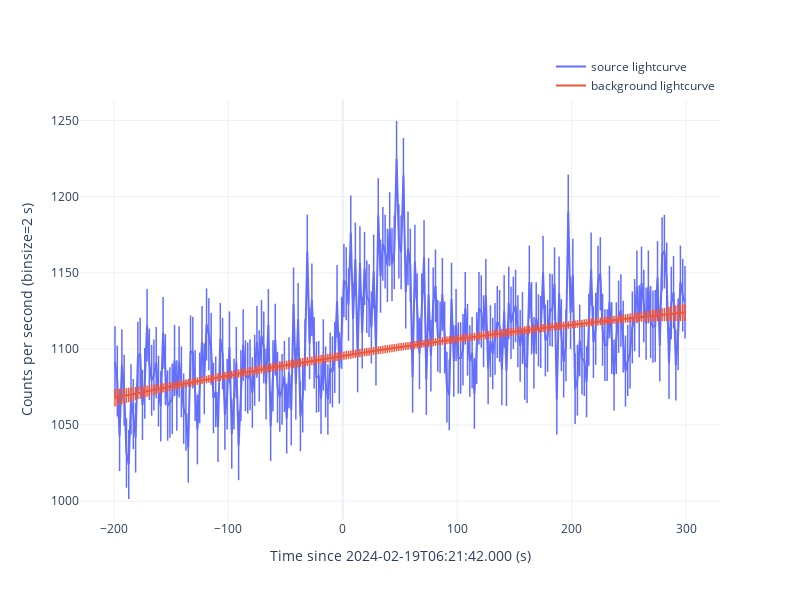
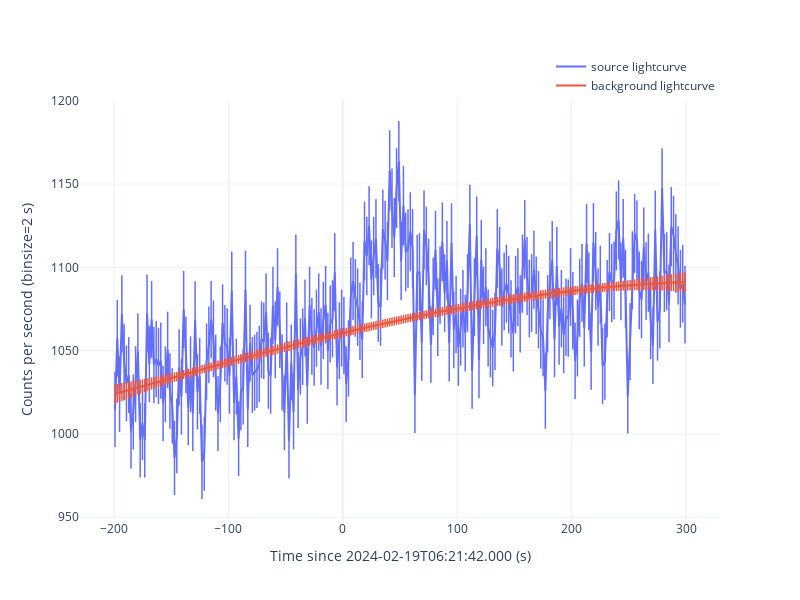

Source (notebook cell) for these figures, in order:
### Code cell
for det in ['n9', 'na']:
    gbm_tte = gbmTTE(gbm_rtv.rtv_res['tte'][det])
    gbm_tte.timezero = fermi_met
    gbm_tte.filter_time([-200, 300])
    gbm_tte.filter_energy([10, 1000])

    print(msg_format(f'extract light curve for {det}'))
    
    gbm_tte.lc_binsize = 2
    gbm_tte.extract_curve(savepath=f'./{det}/curve', show=True)

### Figure 1 — Plotly figure (JSON) as saved in the notebook; plotly's stock layout.template omitted (floating-point values rounded to 4 significant figures; data arrays with more than 128 entries replaced by an {"elided": "..."} marker saying what was removed)
{"data": [{"error_y": {"array": {"elided": "250 float values"}, "thickness": 1.5, "type": "data", "width": 0}, "marker": {"size": 0, "symbol": "cross-thin"}, "mode": "lines+markers", "name": "source lightcurve", "showlegend": true, "type": "scatter", "x": {"elided": "250 int values"}, "y": {"elided": "250 float values"}}, {"error_y": {"array": {"elided": "250 float values"}, "thickness": 1.5, "type": "data", "width": 0}, "marker": {"size": 0, "symbol": "cross-thin"}, "mode": "lines+markers", "name": "background lightcurve", "showlegend": true, "type": "scatter", "x": {"elided": "250 int values"}, "y": {"elided": "250 float values"}}], "layout": {"height": 600, "legend": {"x": 1, "xanchor": "right", "y": 1, "yanchor": "bottom"}, "width": 800, "xaxis": {"title": {"text": "Time since 2024-02-19T06:21:42.000 (s)"}}, "yaxis": {"title": {"text": "Counts per second (binsize=2 s)"}}}}

### Figure 2 — Plotly figure (JSON) as saved in the notebook; plotly's stock layout.template omitted (floating-point values rounded to 4 significant figures; data arrays with more than 128 entries replaced by an {"elided": "..."} marker saying what was removed)
{"data": [{"error_y": {"array": {"elided": "250 float values"}, "thickness": 1.5, "type": "data", "width": 0}, "marker": {"size": 0, "symbol": "cross-thin"}, "mode": "lines+markers", "name": "source lightcurve", "showlegend": true, "type": "scatter", "x": {"elided": "250 int values"}, "y": {"elided": "250 float values"}}, {"error_y": {"array": {"elided": "250 float values"}, "thickness": 1.5, "type": "data", "width": 0}, "marker": {"size": 0, "symbol": "cross-thin"}, "mode": "lines+markers", "name": "background lightcurve", "showlegend": true, "type": "scatter", "x": {"elided": "250 int values"}, "y": {"elided": "250 float values"}}], "layout": {"height": 600, "legend": {"x": 1, "xanchor": "right", "y": 1, "yanchor": "bottom"}, "width": 800, "xaxis": {"title": {"text": "Time since 2024-02-19T06:21:42.000 (s)"}}, "yaxis": {"title": {"text": "Counts per second (binsize=2 s)"}}}}
